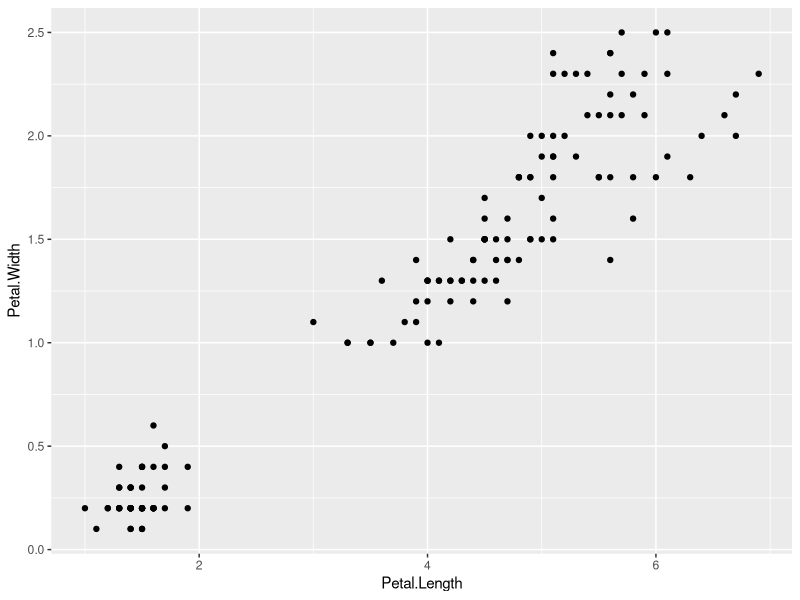
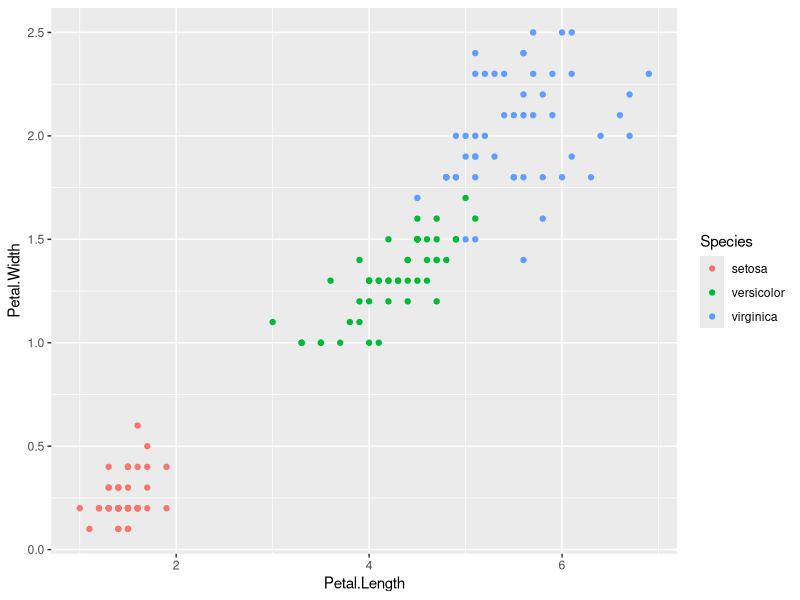
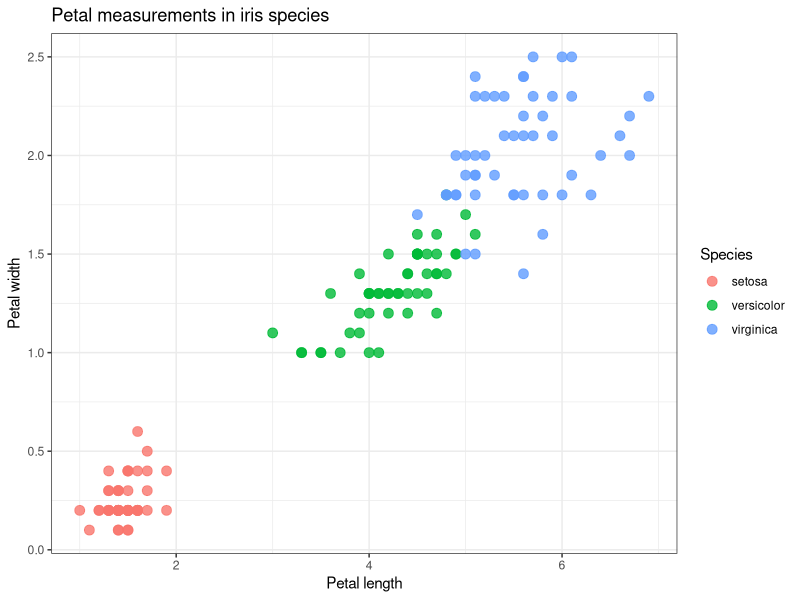
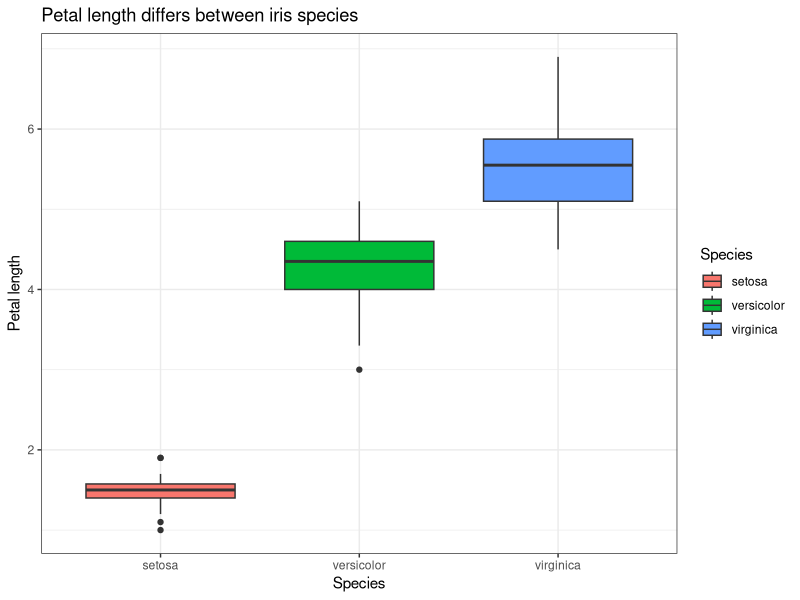
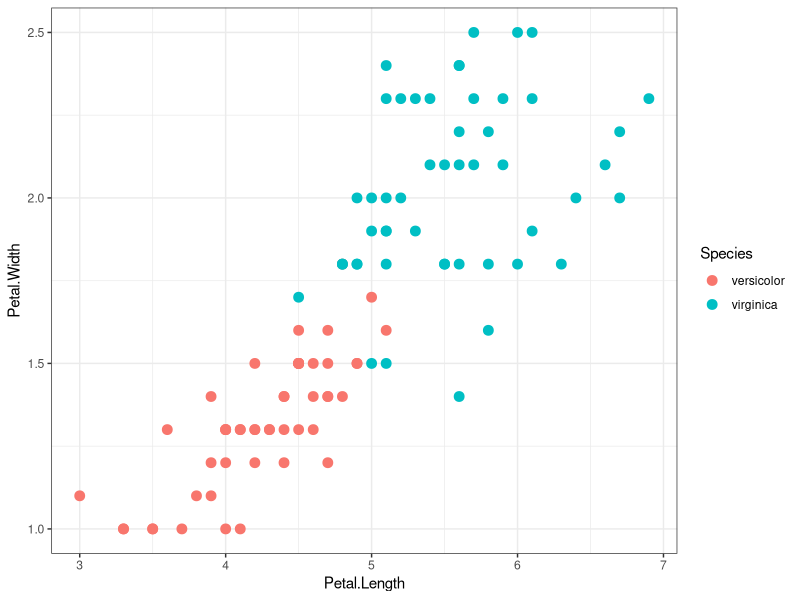
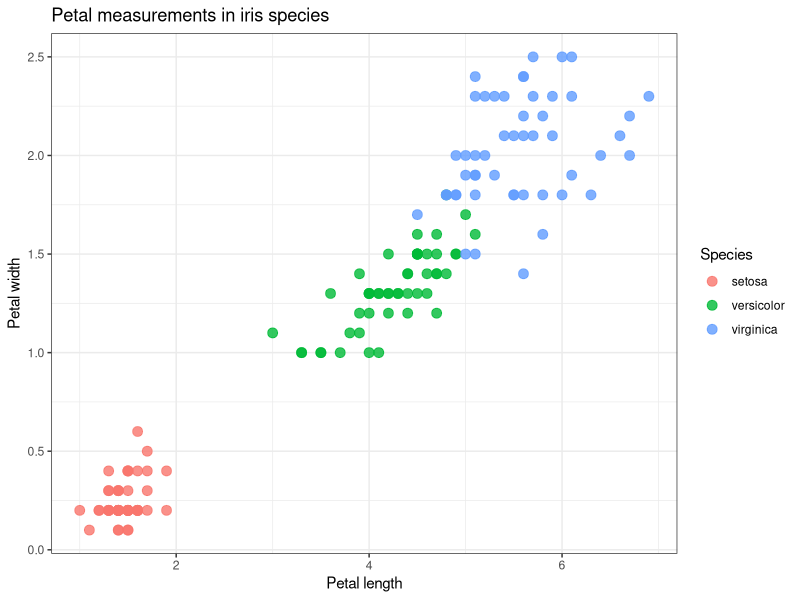
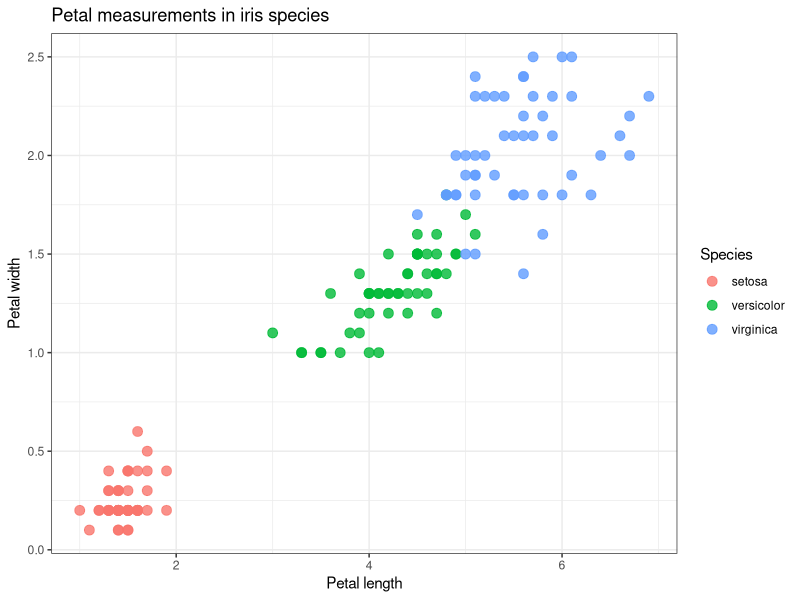

Write R code to recreate these figures, in order.
## ---- chunk 1
2 + 2
10 / 2
sqrt(25)
## ---- chunk 2
x <- 10
x

x + 5
## ---- chunk 3
numbers <- c(1, 2, 3, 4, 5)
numbers

mean(numbers)
sd(numbers)
length(numbers)
## ---- chunk 4
# Write your code here

## ---- chunk 5
data(iris)
## ---- chunk 6
head(iris)
str(iris)
summary(iris)
dim(iris)
colnames(iris)
## ---- chunk 7
unique(iris$Species)
## ---- chunk 8
iris$Petal.Length
## ---- chunk 9
# First five rows
iris[1:5, ]

# Rows where Species is setosa
iris[iris$Species == "setosa", ]

# Rows where Petal.Length is greater than 5
iris[iris$Petal.Length > 5, ]

# Select specific columns
iris[, c("Species", "Petal.Length", "Petal.Width")]
## ---- chunk 10
# Write your code here

## ---- chunk 11
library(tidyverse)
## ---- chunk 12
iris_df <- iris
## ---- chunk 13
iris_df %>%
  head()
## ---- chunk 14
iris_df %>%
  dplyr::filter(Species == "setosa")
## ---- chunk 15
iris_df %>%
  dplyr::filter(Petal.Length > 5)
## ---- chunk 16
iris_df %>%
  dplyr::select(Species, Petal.Length, Petal.Width)
## ---- chunk 17
iris_df %>%
  dplyr::mutate(
    Petal.Ratio = Petal.Length / Petal.Width
  )
## ---- chunk 18
iris_df %>%
  dplyr::group_by(Species) %>%
  dplyr::summarise(
    mean_petal_length = mean(Petal.Length),
    mean_petal_width = mean(Petal.Width),
    n = dplyr::n()
  )
## ---- chunk 19
# Write your code here

## ---- chunk 20
ggplot(data = iris_df, aes(x = Petal.Length, y = Petal.Width)) +
  geom_point()
## ---- chunk 21
ggplot(data = iris_df, aes(x = Petal.Length, y = Petal.Width, color = Species)) +
  geom_point()
## ---- chunk 22
ggplot(data = iris_df, aes(x = Petal.Length, y = Petal.Width, color = Species)) +
  geom_point(size = 3, alpha = 0.8) +
  labs(
    title = "Petal measurements in iris species",
    x = "Petal length",
    y = "Petal width",
    color = "Species"
  ) +
  theme_bw()
## ---- chunk 23
ggplot(data = iris_df, aes(x = Species, y = Petal.Length, fill = Species)) +
  geom_boxplot() +
  labs(
    title = "Petal length differs between iris species",
    x = "Species",
    y = "Petal length"
  ) +
  theme_bw()
## ---- chunk 24
iris_df %>%
  dplyr::filter(Species != "setosa") %>%
  ggplot(aes(x = Petal.Length, y = Petal.Width, color = Species)) +
  geom_point(size = 3) +
  theme_bw()
## ---- chunk 25
# Write your code here

## ---- chunk 26
p <- ggplot(data = iris_df, aes(x = Petal.Length, y = Petal.Width, color = Species)) +
  geom_point(size = 3, alpha = 0.8) +
  labs(
    title = "Petal measurements in iris species",
    x = "Petal length",
    y = "Petal width",
    color = "Species"
  ) +
  theme_bw()

p
## ---- chunk 27
ggsave("iris_petal_plot.png", p, width = 6, height = 4, dpi = 300)
## ---- chunk 28
# Write your code here
